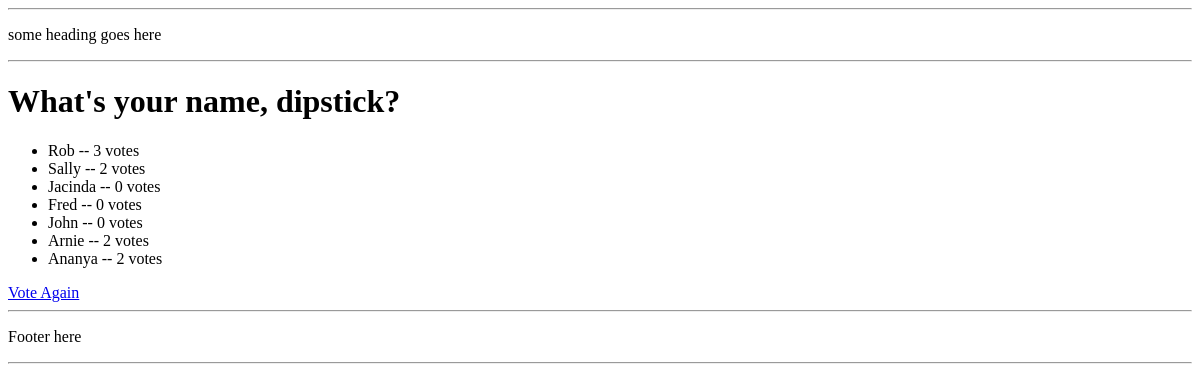
The page /polls/1/results on the database as committed earlier.
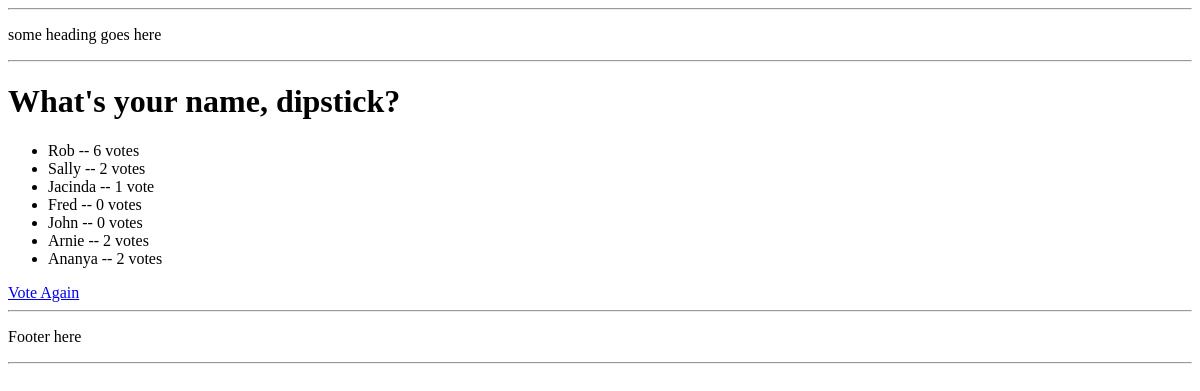
The same page on the database as committed later.
### polls/models.py (models this page shows, shortened)
class Choice(models.Model):
    choice_text=models.CharField(max_length=200)
    votes = models.IntegerField(default=0)
    question = models.ForeignKey(Question, on_delete=models.CASCADE)

### polls/views.py (the view)
# urls.py: url(r'^(?P<question_id>[0-9]+)/results$', views.results, name="results"),
def results(request, question_id):
    question = get_object_or_404(Question, pk = question_id)
    return render(request, 'polls/results.html', {'question': question})

### polls/templates/polls/results.html
{% extends 'polls/base.html' %}
{% block main_content %}
<h1>{{question.question_text}}</h1>
<ul>
    {% for choice in question.choice_set.all %}
        <li>{{choice.choice_text}} -- {{choice.votes}} vote{{ choice.votes|pluralize}}</li>
    {% endfor %}
</ul>
<a href = "{% url 'polls:detail' question.id %}">Vote Again</a>
{% endblock %}

Rows that differ between the two databases and show on the page:
changed Choice "Rob": votes "3" → "6"
changed Choice "Jacinda": votes "0" → "1"
